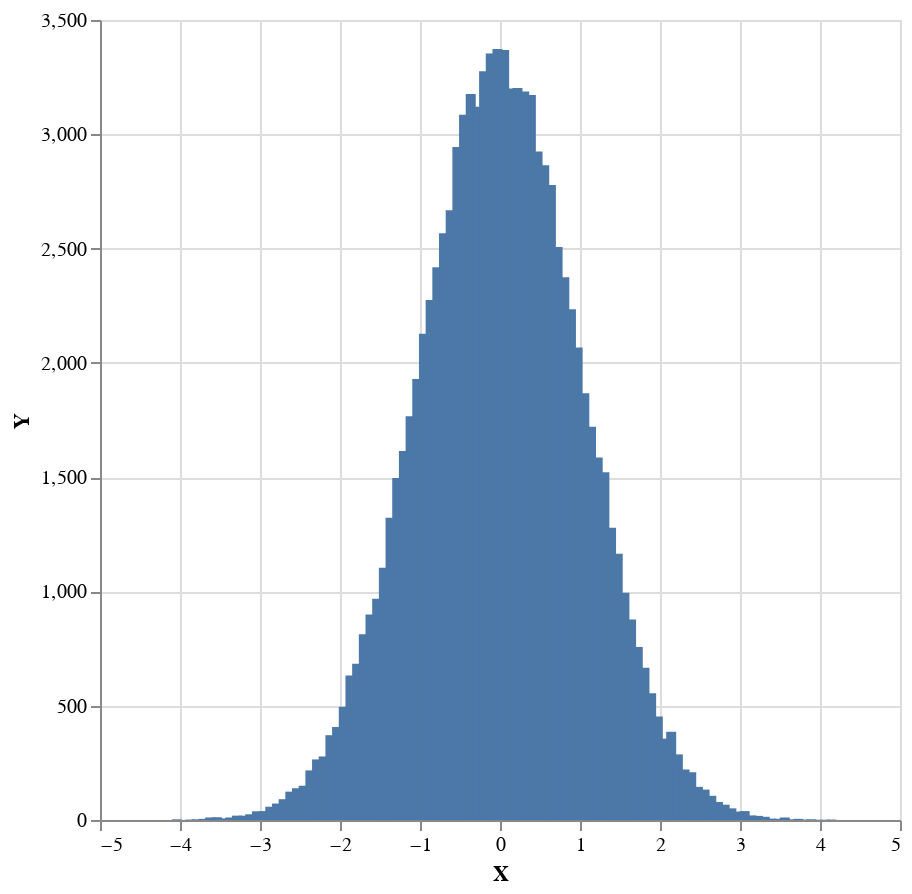

Write notebook code for a chart like this one.
### Markdown cell above
We'd like to view a histogram of samples, which in the limit of many samples should tend to the PDF of a normal distribution.

Again, we could generate a histogram from a drawn list of samples:

### Code cell
samples <- sampler $ replicateM 100000 (weighted model2)
plot . histogramToList . histogram 100 $ samples

### Figure 1 — Vega-Lite specification as saved in the notebook (floating-point values rounded to 4 significant figures)
{"$schema": "https://vega.github.io/schema/vega-lite/v4.json", "data": {"values": [{"X": -4.041, "Y": 3}, {"X": -3.957, "Y": 0}, {"X": -3.874, "Y": 2}, {"X": -3.79, "Y": 3}, {"X": -3.707, "Y": 5}, {"X": -3.623, "Y": 11}, {"X": -3.54, "Y": 12}, {"X": -3.456, "Y": 7}, {"X": -3.373, "Y": 11}, {"X": -3.289, "Y": 19}, {"X": -3.206, "Y": 19}, {"X": -3.122, "Y": 25}, {"X": -3.038, "Y": 38}, {"X": -2.955, "Y": 39}, {"X": -2.871, "Y": 58}, {"X": -2.788, "Y": 72}, {"X": -2.704, "Y": 91}, {"X": -2.621, "Y": 124}, {"X": -2.537, "Y": 139}, {"X": -2.454, "Y": 150}, {"X": -2.37, "Y": 217}, {"X": -2.287, "Y": 265}, {"X": -2.203, "Y": 278}, {"X": -2.12, "Y": 371}, {"X": -2.036, "Y": 407}, {"X": -1.953, "Y": 495}, {"X": -1.869, "Y": 632}, {"X": -1.786, "Y": 684}, {"X": -1.702, "Y": 813}, {"X": -1.619, "Y": 899}, {"X": -1.535, "Y": 968}, {"X": -1.452, "Y": 1104}, {"X": -1.368, "Y": 1322}, {"X": -1.285, "Y": 1496}, {"X": -1.201, "Y": 1614}, {"X": -1.118, "Y": 1766}, {"X": -1.034, "Y": 1929}, {"X": -0.9505, "Y": 2127}, {"X": -0.867, "Y": 2275}, {"X": -0.7834, "Y": 2418}, {"X": -0.6999, "Y": 2567}, {"X": -0.6164, "Y": 2668}, {"X": -0.5329, "Y": 2944}, {"X": -0.4494, "Y": 3086}, {"X": -0.3658, "Y": 3176}, {"X": -0.2823, "Y": 3121}, {"X": -0.1988, "Y": 3276}, {"X": -0.1153, "Y": 3353}, {"X": -0.03177, "Y": 3373}, {"X": 0.05175, "Y": 3369}, {"X": 0.1353, "Y": 3200}, {"X": 0.2188, "Y": 3202}, {"X": 0.3023, "Y": 3187}, {"X": 0.3858, "Y": 3172}, {"X": 0.4694, "Y": 2925}, {"X": 0.5529, "Y": 2865}, {"X": 0.6364, "Y": 2778}, {"X": 0.7199, "Y": 2507}, {"X": 0.8034, "Y": 2374}, {"X": 0.887, "Y": 2234}, {"X": 0.9705, "Y": 2067}, {"X": 1.054, "Y": 1867}, {"X": 1.138, "Y": 1721}, {"X": 1.221, "Y": 1586}, {"X": 1.305, "Y": 1521}, {"X": 1.388, "Y": 1279}, {"X": 1.472, "Y": 1165}, {"X": 1.555, "Y": 994}, {"X": 1.639, "Y": 877}, {"X": 1.722, "Y": 757}, {"X": 1.806, "Y": 666}, {"X": 1.889, "Y": 554}, {"X": 1.973, "Y": 453}, {"X": 2.056, "Y": 356}, {"X": 2.14, "Y": 386}, {"X": 2.223, "Y": 287}, {"X": 2.307, "Y": 221}, {"X": 2.39, "Y": 209}, {"X": 2.474, "Y": 145}, {"X": 2.557, "Y": 133}, {"X": 2.641, "Y": 106}, {"X": 2.724, "Y": 79}, {"X": 2.808, "Y": 67}, {"X": 2.891, "Y": 51}, {"X": 2.975, "Y": 37}, {"X": 3.058, "Y": 39}, {"X": 3.142, "Y": 20}, {"X": 3.226, "Y": 18}, {"X": 3.309, "Y": 14}, {"X": 3.393, "Y": 6}, {"X": 3.476, "Y": 5}, {"X": 3.56, "Y": 11}, {"X": 3.643, "Y": 3}, {"X": 3.727, "Y": 5}, {"X": 3.81, "Y": 2}, {"X": 3.894, "Y": 3}, {"X": 3.977, "Y": 1}, {"X": 4.061, "Y": 1}, {"X": 4.144, "Y": 2}, {"X": 4.228, "Y": 0}]}, "encoding": {"x": {"field": "X", "type": "quantitative"}, "y": {"field": "Y", "type": "quantitative"}}, "height": 400, "mark": "bar", "width": 400}
